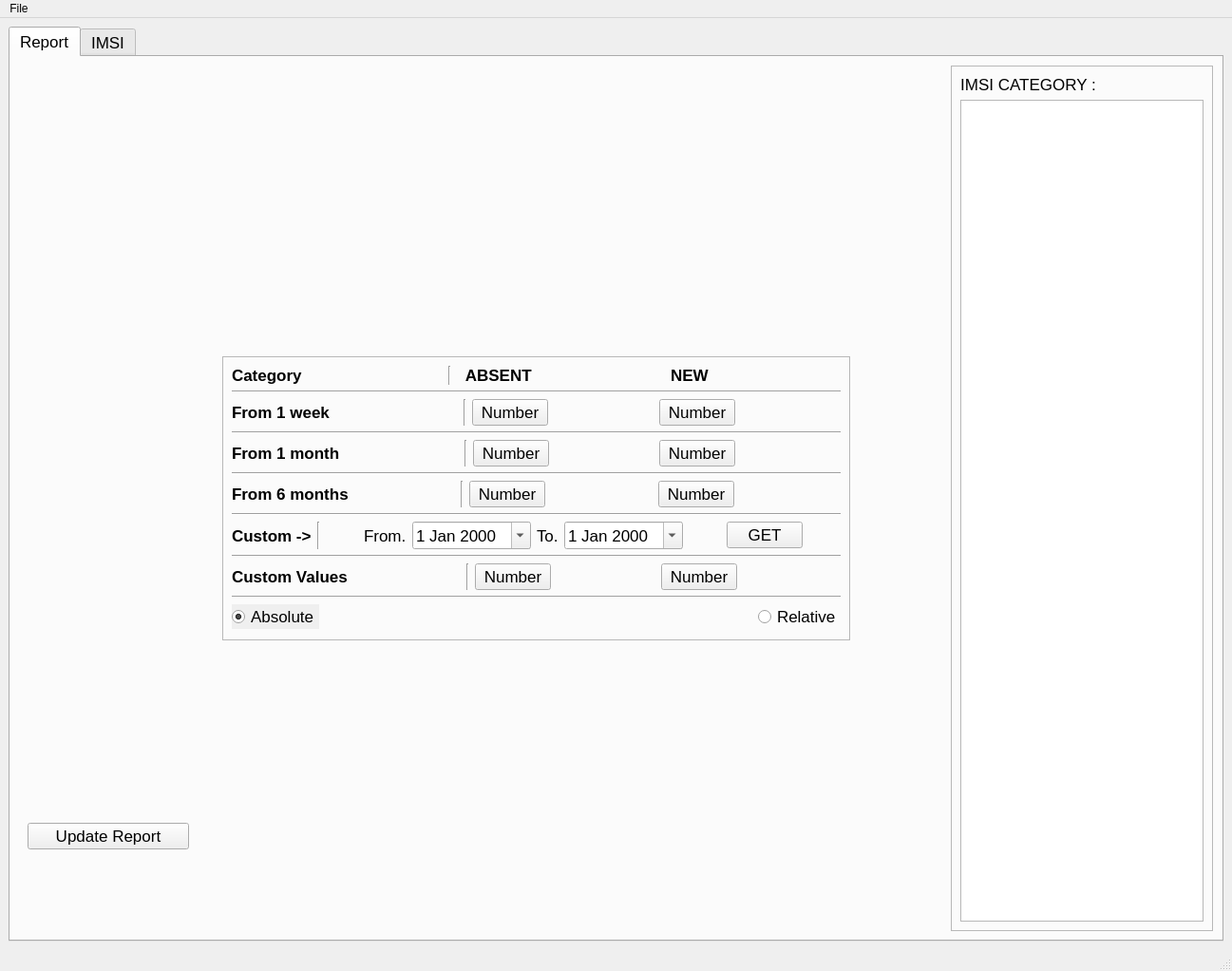
<?xml version="1.0" encoding="UTF-8"?>
<ui version="4.0">
 <class>MainWindow</class>
 <widget class="QMainWindow" name="MainWindow">
  <property name="geometry">
   <rect>
    <x>0</x>
    <y>0</y>
    <width>1297</width>
    <height>1000</height>
   </rect>
  </property>
  <property name="windowTitle">
   <string>MainWindow</string>
  </property>
  <property name="styleSheet">
   <string notr="true"/>
  </property>
  <widget class="QWidget" name="centralwidget">
   <layout class="QGridLayout" name="gridLayout">
    <item row="0" column="0">
     <widget class="QTabWidget" name="tabWidget">
      <property name="font">
       <font>
        <pointsize>13</pointsize>
       </font>
      </property>
      <property name="currentIndex">
       <number>0</number>
      </property>
      <widget class="QWidget" name="tab">
       <attribute name="title">
        <string>Report</string>
       </attribute>
       <layout class="QGridLayout" name="gridLayout_4">
        <item row="4" column="0">
         <widget class="QWidget" name="widget" native="true">
          <layout class="QGridLayout" name="gridLayout_6">
           <item row="0" column="0">
            <spacer name="verticalSpacer_3">
             <property name="orientation">
              <enum>Qt::Vertical</enum>
             </property>
             <property name="sizeType">
              <enum>QSizePolicy::Fixed</enum>
             </property>
             <property name="sizeHint" stdset="0">
              <size>
               <width>20</width>
               <height>100</height>
              </size>
             </property>
            </spacer>
           </item>
           <item row="1" column="0">
            <widget class="QPushButton" name="update">
             <property name="text">
              <string>Update Report</string>
             </property>
            </widget>
           </item>
           <item row="1" column="1">
            <spacer name="horizontalSpacer_20">
             <property name="orientation">
              <enum>Qt::Horizontal</enum>
             </property>
             <property name="sizeType">
              <enum>QSizePolicy::Fixed</enum>
             </property>
             <property name="sizeHint" stdset="0">
              <size>
               <width>20</width>
               <height>20</height>
              </size>
             </property>
            </spacer>
           </item>
          </layout>
         </widget>
        </item>
        <item row="0" column="4" rowspan="5">
         <widget class="QFrame" name="frame">
          <property name="frameShape">
           <enum>QFrame::StyledPanel</enum>
          </property>
          <property name="frameShadow">
           <enum>QFrame::Raised</enum>
          </property>
          <layout class="QGridLayout" name="gridLayout_2">
           <item row="0" column="0">
            <widget class="QLabel" name="label_8">
             <property name="text">
              <string>IMSI CATEGORY :</string>
             </property>
             <property name="alignment">
              <set>Qt::AlignCenter</set>
             </property>
            </widget>
           </item>
           <item row="0" column="1">
            <widget class="QLabel" name="label_catagorie">
             <property name="text">
              <string/>
             </property>
             <property name="alignment">
              <set>Qt::AlignCenter</set>
             </property>
            </widget>
           </item>
           <item row="1" column="0" colspan="2">
            <widget class="QListWidget" name="listWidget">
             <property name="font">
              <font>
               <pointsize>13</pointsize>
               <weight>75</weight>
               <bold>true</bold>
              </font>
             </property>
            </widget>
           </item>
          </layout>
         </widget>
        </item>
        <item row="2" column="0">
         <spacer name="horizontalSpacer_16">
          <property name="orientation">
           <enum>Qt::Horizontal</enum>
          </property>
          <property name="sizeType">
           <enum>QSizePolicy::Fixed</enum>
          </property>
          <property name="sizeHint" stdset="0">
           <size>
            <width>170</width>
            <height>20</height>
           </size>
          </property>
         </spacer>
        </item>
        <item row="3" column="3">
         <spacer name="horizontalSpacer_17">
          <property name="orientation">
           <enum>Qt::Horizontal</enum>
          </property>
          <property name="sizeType">
           <enum>QSizePolicy::Fixed</enum>
          </property>
          <property name="sizeHint" stdset="0">
           <size>
            <width>100</width>
            <height>20</height>
           </size>
          </property>
         </spacer>
        </item>
        <item row="1" column="1" rowspan="3" colspan="2">
         <widget class="QFrame" name="frame_2">
          <property name="frameShape">
           <enum>QFrame::StyledPanel</enum>
          </property>
          <property name="frameShadow">
           <enum>QFrame::Raised</enum>
          </property>
          <layout class="QGridLayout" name="gridLayout_3">
           <item row="6" column="0">
            <layout class="QHBoxLayout" name="horizontalLayout_3">
             <item>
              <widget class="QLabel" name="label_2">
               <property name="font">
                <font>
                 <weight>75</weight>
                 <bold>true</bold>
                </font>
               </property>
               <property name="text">
                <string>From 6 months</string>
               </property>
              </widget>
             </item>
             <item>
              <spacer name="horizontalSpacer_6">
               <property name="orientation">
                <enum>Qt::Horizontal</enum>
               </property>
               <property name="sizeHint" stdset="0">
                <size>
                 <width>40</width>
                 <height>20</height>
                </size>
               </property>
              </spacer>
             </item>
             <item>
              <widget class="Line" name="line_8">
               <property name="orientation">
                <enum>Qt::Vertical</enum>
               </property>
              </widget>
             </item>
             <item>
              <widget class="QPushButton" name="sixmonth_absent">
               <property name="text">
                <string>Number</string>
               </property>
              </widget>
             </item>
             <item>
              <spacer name="horizontalSpacer_5">
               <property name="orientation">
                <enum>Qt::Horizontal</enum>
               </property>
               <property name="sizeHint" stdset="0">
                <size>
                 <width>40</width>
                 <height>20</height>
                </size>
               </property>
              </spacer>
             </item>
             <item>
              <widget class="QPushButton" name="sixmonth_new">
               <property name="text">
                <string>Number</string>
               </property>
              </widget>
             </item>
             <item>
              <spacer name="horizontalSpacer_14">
               <property name="orientation">
                <enum>Qt::Horizontal</enum>
               </property>
               <property name="sizeHint" stdset="0">
                <size>
                 <width>40</width>
                 <height>20</height>
                </size>
               </property>
              </spacer>
             </item>
            </layout>
           </item>
           <item row="7" column="0">
            <widget class="Line" name="line_11">
             <property name="orientation">
              <enum>Qt::Horizontal</enum>
             </property>
            </widget>
           </item>
           <item row="8" column="0">
            <layout class="QHBoxLayout" name="horizontalLayout_4">
             <item>
              <widget class="QLabel" name="label_4">
               <property name="font">
                <font>
                 <weight>75</weight>
                 <bold>true</bold>
                 <underline>false</underline>
                 <strikeout>false</strikeout>
                 <kerning>false</kerning>
                </font>
               </property>
               <property name="text">
                <string>Custom -&gt;</string>
               </property>
              </widget>
             </item>
             <item>
              <widget class="Line" name="line_10">
               <property name="orientation">
                <enum>Qt::Vertical</enum>
               </property>
              </widget>
             </item>
             <item>
              <spacer name="horizontalSpacer_7">
               <property name="orientation">
                <enum>Qt::Horizontal</enum>
               </property>
               <property name="sizeHint" stdset="0">
                <size>
                 <width>40</width>
                 <height>20</height>
                </size>
               </property>
              </spacer>
             </item>
             <item>
              <widget class="QLabel" name="label_7">
               <property name="text">
                <string>From.</string>
               </property>
              </widget>
             </item>
             <item>
              <widget class="QDateEdit" name="fromdate">
               <property name="calendarPopup">
                <bool>true</bool>
               </property>
              </widget>
             </item>
             <item>
              <widget class="QLabel" name="label_6">
               <property name="text">
                <string>To.</string>
               </property>
              </widget>
             </item>
             <item>
              <widget class="QDateEdit" name="todate">
               <property name="calendarPopup">
                <bool>true</bool>
               </property>
              </widget>
             </item>
             <item>
              <spacer name="horizontalSpacer_18">
               <property name="orientation">
                <enum>Qt::Horizontal</enum>
               </property>
               <property name="sizeType">
                <enum>QSizePolicy::Fixed</enum>
               </property>
               <property name="sizeHint" stdset="0">
                <size>
                 <width>40</width>
                 <height>20</height>
                </size>
               </property>
              </spacer>
             </item>
             <item>
              <widget class="QPushButton" name="custom_get">
               <property name="text">
                <string>GET</string>
               </property>
              </widget>
             </item>
             <item>
              <spacer name="horizontalSpacer_15">
               <property name="orientation">
                <enum>Qt::Horizontal</enum>
               </property>
               <property name="sizeType">
                <enum>QSizePolicy::Fixed</enum>
               </property>
               <property name="sizeHint" stdset="0">
                <size>
                 <width>40</width>
                 <height>20</height>
                </size>
               </property>
              </spacer>
             </item>
            </layout>
           </item>
           <item row="2" column="0">
            <layout class="QHBoxLayout" name="horizontalLayout">
             <item>
              <widget class="QLabel" name="label">
               <property name="font">
                <font>
                 <weight>75</weight>
                 <bold>true</bold>
                </font>
               </property>
               <property name="text">
                <string>From 1 week     </string>
               </property>
              </widget>
             </item>
             <item>
              <spacer name="horizontalSpacer_2">
               <property name="orientation">
                <enum>Qt::Horizontal</enum>
               </property>
               <property name="sizeHint" stdset="0">
                <size>
                 <width>40</width>
                 <height>20</height>
                </size>
               </property>
              </spacer>
             </item>
             <item>
              <widget class="Line" name="line_6">
               <property name="orientation">
                <enum>Qt::Vertical</enum>
               </property>
              </widget>
             </item>
             <item>
              <widget class="QPushButton" name="week_absent">
               <property name="text">
                <string>Number</string>
               </property>
              </widget>
             </item>
             <item>
              <spacer name="horizontalSpacer">
               <property name="orientation">
                <enum>Qt::Horizontal</enum>
               </property>
               <property name="sizeHint" stdset="0">
                <size>
                 <width>40</width>
                 <height>20</height>
                </size>
               </property>
              </spacer>
             </item>
             <item>
              <widget class="QPushButton" name="week_new">
               <property name="text">
                <string>Number</string>
               </property>
              </widget>
             </item>
             <item>
              <spacer name="horizontalSpacer_12">
               <property name="orientation">
                <enum>Qt::Horizontal</enum>
               </property>
               <property name="sizeHint" stdset="0">
                <size>
                 <width>40</width>
                 <height>20</height>
                </size>
               </property>
              </spacer>
             </item>
            </layout>
           </item>
           <item row="13" column="0">
            <spacer name="verticalSpacer_4">
             <property name="orientation">
              <enum>Qt::Vertical</enum>
             </property>
             <property name="sizeHint" stdset="0">
              <size>
               <width>20</width>
               <height>40</height>
              </size>
             </property>
            </spacer>
           </item>
           <item row="9" column="0">
            <widget class="Line" name="line_4">
             <property name="orientation">
              <enum>Qt::Horizontal</enum>
             </property>
            </widget>
           </item>
           <item row="4" column="0">
            <layout class="QHBoxLayout" name="horizontalLayout_2">
             <item>
              <widget class="QLabel" name="label_3">
               <property name="font">
                <font>
                 <weight>75</weight>
                 <bold>true</bold>
                </font>
               </property>
               <property name="text">
                <string>From 1 month   </string>
               </property>
              </widget>
             </item>
             <item>
              <spacer name="horizontalSpacer_3">
               <property name="orientation">
                <enum>Qt::Horizontal</enum>
               </property>
               <property name="sizeHint" stdset="0">
                <size>
                 <width>40</width>
                 <height>20</height>
                </size>
               </property>
              </spacer>
             </item>
             <item>
              <widget class="Line" name="line_7">
               <property name="orientation">
                <enum>Qt::Vertical</enum>
               </property>
              </widget>
             </item>
             <item>
              <widget class="QPushButton" name="month_absent">
               <property name="text">
                <string>Number</string>
               </property>
              </widget>
             </item>
             <item>
              <spacer name="horizontalSpacer_4">
               <property name="orientation">
                <enum>Qt::Horizontal</enum>
               </property>
               <property name="sizeHint" stdset="0">
                <size>
                 <width>40</width>
                 <height>20</height>
                </size>
               </property>
              </spacer>
             </item>
             <item>
              <widget class="QPushButton" name="month_new">
               <property name="text">
                <string>Number</string>
               </property>
              </widget>
             </item>
             <item>
              <spacer name="horizontalSpacer_13">
               <property name="orientation">
                <enum>Qt::Horizontal</enum>
               </property>
               <property name="sizeHint" stdset="0">
                <size>
                 <width>40</width>
                 <height>20</height>
                </size>
               </property>
              </spacer>
             </item>
            </layout>
           </item>
           <item row="12" column="0">
            <layout class="QHBoxLayout" name="horizontalLayout_6">
             <item>
              <widget class="QRadioButton" name="radio_absolute">
               <property name="font">
                <font>
                 <weight>50</weight>
                 <bold>false</bold>
                </font>
               </property>
               <property name="statusTip">
                <string/>
               </property>
               <property name="whatsThis">
                <string/>
               </property>
               <property name="autoFillBackground">
                <bool>true</bool>
               </property>
               <property name="styleSheet">
                <string notr="true"/>
               </property>
               <property name="text">
                <string>Absolute</string>
               </property>
               <property name="checked">
                <bool>true</bool>
               </property>
              </widget>
             </item>
             <item>
              <spacer name="horizontalSpacer_8">
               <property name="orientation">
                <enum>Qt::Horizontal</enum>
               </property>
               <property name="sizeHint" stdset="0">
                <size>
                 <width>40</width>
                 <height>20</height>
                </size>
               </property>
              </spacer>
             </item>
             <item>
              <widget class="QRadioButton" name="radio_relative">
               <property name="text">
                <string>Relative</string>
               </property>
              </widget>
             </item>
            </layout>
           </item>
           <item row="3" column="0">
            <widget class="Line" name="line_3">
             <property name="orientation">
              <enum>Qt::Horizontal</enum>
             </property>
            </widget>
           </item>
           <item row="10" column="0">
            <layout class="QHBoxLayout" name="horizontalLayout_5">
             <item>
              <widget class="QLabel" name="label_5">
               <property name="font">
                <font>
                 <weight>75</weight>
                 <bold>true</bold>
                </font>
               </property>
               <property name="text">
                <string>Custom Values  </string>
               </property>
              </widget>
             </item>
             <item>
              <spacer name="horizontalSpacer_9">
               <property name="orientation">
                <enum>Qt::Horizontal</enum>
               </property>
               <property name="sizeHint" stdset="0">
                <size>
                 <width>40</width>
                 <height>20</height>
                </size>
               </property>
              </spacer>
             </item>
             <item>
              <widget class="Line" name="line_9">
               <property name="orientation">
                <enum>Qt::Vertical</enum>
               </property>
              </widget>
             </item>
             <item>
              <widget class="QPushButton" name="custom_absent">
               <property name="text">
                <string>Number</string>
               </property>
              </widget>
             </item>
             <item>
              <spacer name="horizontalSpacer_10">
               <property name="orientation">
                <enum>Qt::Horizontal</enum>
               </property>
               <property name="sizeHint" stdset="0">
                <size>
                 <width>40</width>
                 <height>20</height>
                </size>
               </property>
              </spacer>
             </item>
             <item>
              <widget class="QPushButton" name="custom_new">
               <property name="text">
                <string>Number</string>
               </property>
              </widget>
             </item>
             <item>
              <spacer name="horizontalSpacer_11">
               <property name="orientation">
                <enum>Qt::Horizontal</enum>
               </property>
               <property name="sizeHint" stdset="0">
                <size>
                 <width>40</width>
                 <height>20</height>
                </size>
               </property>
              </spacer>
             </item>
            </layout>
           </item>
           <item row="11" column="0">
            <widget class="Line" name="line_5">
             <property name="orientation">
              <enum>Qt::Horizontal</enum>
             </property>
            </widget>
           </item>
           <item row="0" column="0">
            <layout class="QHBoxLayout" name="horizontalLayout_7">
             <item>
              <widget class="QLabel" name="label_11">
               <property name="font">
                <font>
                 <weight>75</weight>
                 <bold>true</bold>
                </font>
               </property>
               <property name="text">
                <string>Category</string>
               </property>
              </widget>
             </item>
             <item>
              <spacer name="horizontalSpacer_21">
               <property name="orientation">
                <enum>Qt::Horizontal</enum>
               </property>
               <property name="sizeType">
                <enum>QSizePolicy::Fixed</enum>
               </property>
               <property name="sizeHint" stdset="0">
                <size>
                 <width>147</width>
                 <height>20</height>
                </size>
               </property>
              </spacer>
             </item>
             <item>
              <widget class="Line" name="line">
               <property name="orientation">
                <enum>Qt::Vertical</enum>
               </property>
              </widget>
             </item>
             <item>
              <widget class="QLabel" name="label_9">
               <property name="font">
                <font>
                 <weight>75</weight>
                 <bold>true</bold>
                </font>
               </property>
               <property name="text">
                <string>  ABSENT</string>
               </property>
              </widget>
             </item>
             <item>
              <spacer name="horizontalSpacer_22">
               <property name="orientation">
                <enum>Qt::Horizontal</enum>
               </property>
               <property name="sizeHint" stdset="0">
                <size>
                 <width>40</width>
                 <height>20</height>
                </size>
               </property>
              </spacer>
             </item>
             <item>
              <widget class="QLabel" name="label_10">
               <property name="font">
                <font>
                 <weight>75</weight>
                 <bold>true</bold>
                </font>
               </property>
               <property name="text">
                <string>NEW</string>
               </property>
              </widget>
             </item>
             <item>
              <spacer name="horizontalSpacer_23">
               <property name="orientation">
                <enum>Qt::Horizontal</enum>
               </property>
               <property name="sizeType">
                <enum>QSizePolicy::Expanding</enum>
               </property>
               <property name="sizeHint" stdset="0">
                <size>
                 <width>40</width>
                 <height>20</height>
                </size>
               </property>
              </spacer>
             </item>
            </layout>
           </item>
           <item row="5" column="0">
            <widget class="Line" name="line_2">
             <property name="orientation">
              <enum>Qt::Horizontal</enum>
             </property>
            </widget>
           </item>
           <item row="1" column="0">
            <widget class="Line" name="line_12">
             <property name="orientation">
              <enum>Qt::Horizontal</enum>
             </property>
            </widget>
           </item>
          </layout>
         </widget>
        </item>
        <item row="4" column="2">
         <spacer name="verticalSpacer_2">
          <property name="orientation">
           <enum>Qt::Vertical</enum>
          </property>
          <property name="sizeType">
           <enum>QSizePolicy::Fixed</enum>
          </property>
          <property name="sizeHint" stdset="0">
           <size>
            <width>20</width>
            <height>300</height>
           </size>
          </property>
         </spacer>
        </item>
        <item row="0" column="2">
         <spacer name="verticalSpacer">
          <property name="orientation">
           <enum>Qt::Vertical</enum>
          </property>
          <property name="sizeType">
           <enum>QSizePolicy::Fixed</enum>
          </property>
          <property name="sizeHint" stdset="0">
           <size>
            <width>20</width>
            <height>300</height>
           </size>
          </property>
         </spacer>
        </item>
       </layout>
      </widget>
      <widget class="QWidget" name="tab_2">
       <attribute name="title">
        <string>IMSI</string>
       </attribute>
       <layout class="QGridLayout" name="gridLayout_5">
        <item row="1" column="0">
         <widget class="QPushButton" name="refresh_tableview">
          <property name="text">
           <string>Refresh</string>
          </property>
         </widget>
        </item>
        <item row="1" column="1">
         <spacer name="horizontalSpacer_19">
          <property name="orientation">
           <enum>Qt::Horizontal</enum>
          </property>
          <property name="sizeHint" stdset="0">
           <size>
            <width>1163</width>
            <height>20</height>
           </size>
          </property>
         </spacer>
        </item>
        <item row="0" column="0" colspan="2">
         <widget class="QTableView" name="tableView"/>
        </item>
       </layout>
      </widget>
     </widget>
    </item>
   </layout>
  </widget>
  <widget class="QMenuBar" name="menubar">
   <property name="geometry">
    <rect>
     <x>0</x>
     <y>0</y>
     <width>1297</width>
     <height>25</height>
    </rect>
   </property>
   <widget class="QMenu" name="menuFile">
    <property name="title">
     <string>File</string>
    </property>
    <addaction name="actionQuit"/>
   </widget>
   <addaction name="menuFile"/>
  </widget>
  <widget class="QStatusBar" name="statusbar"/>
  <action name="actionQuit">
   <property name="text">
    <string>Quit</string>
   </property>
   <property name="shortcut">
    <string>Ctrl+W</string>
   </property>
  </action>
 </widget>
 <resources/>
 <connections/>
</ui>
